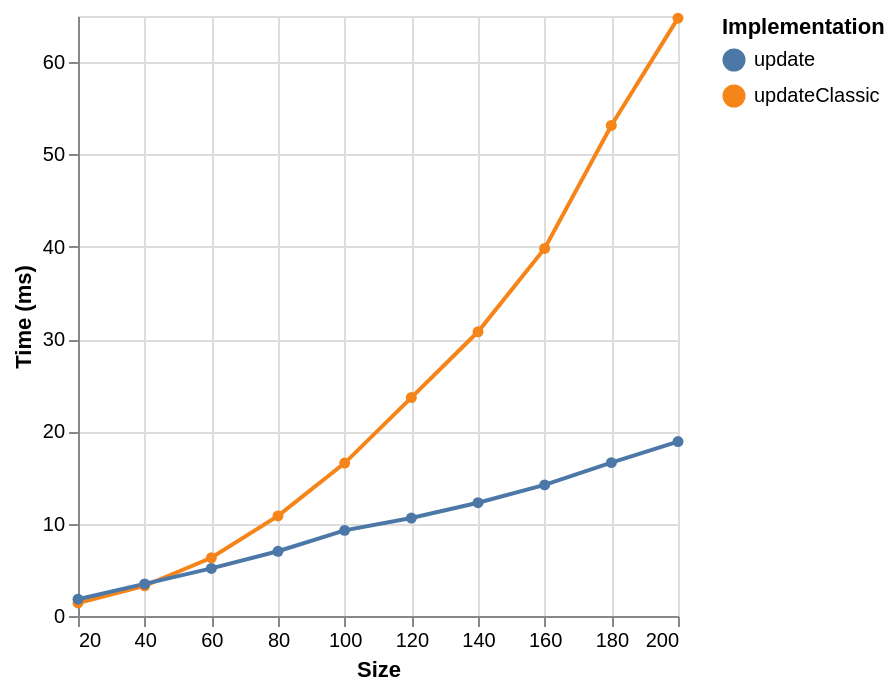

Source (Vega-Lite JSON):
### Vega-Lite specification from a JSON file in a GitHub repository (floating-point values rounded to 4 significant figures)
{"$schema": "https://vega.github.io/schema/vega-lite/v6.json", "data": {"values": [{"ms": 1.415, "series": "updateClassic", "size": 20}, {"ms": 3.27, "series": "updateClassic", "size": 40}, {"ms": 6.305, "series": "updateClassic", "size": 60}, {"ms": 10.84, "series": "updateClassic", "size": 80}, {"ms": 16.57, "series": "updateClassic", "size": 100}, {"ms": 23.66, "series": "updateClassic", "size": 120}, {"ms": 30.79, "series": "updateClassic", "size": 140}, {"ms": 39.82, "series": "updateClassic", "size": 160}, {"ms": 53.14, "series": "updateClassic", "size": 180}, {"ms": 64.76, "series": "updateClassic", "size": 200}, {"ms": 1.817, "series": "update", "size": 20}, {"ms": 3.476, "series": "update", "size": 40}, {"ms": 5.154, "series": "update", "size": 60}, {"ms": 7.012, "series": "update", "size": 80}, {"ms": 9.277, "series": "update", "size": 100}, {"ms": 10.61, "series": "update", "size": 120}, {"ms": 12.27, "series": "update", "size": 140}, {"ms": 14.2, "series": "update", "size": 160}, {"ms": 16.61, "series": "update", "size": 180}, {"ms": 18.89, "series": "update", "size": 200}]}, "encoding": {"color": {"field": "series", "legend": {"orient": "right", "symbolLimit": 30, "title": "Implementation"}, "type": "nominal"}, "x": {"field": "size", "title": "Size", "type": "quantitative"}, "y": {"field": "ms", "title": "Time (ms)", "type": "quantitative"}}, "mark": {"point": true, "type": "line"}}
